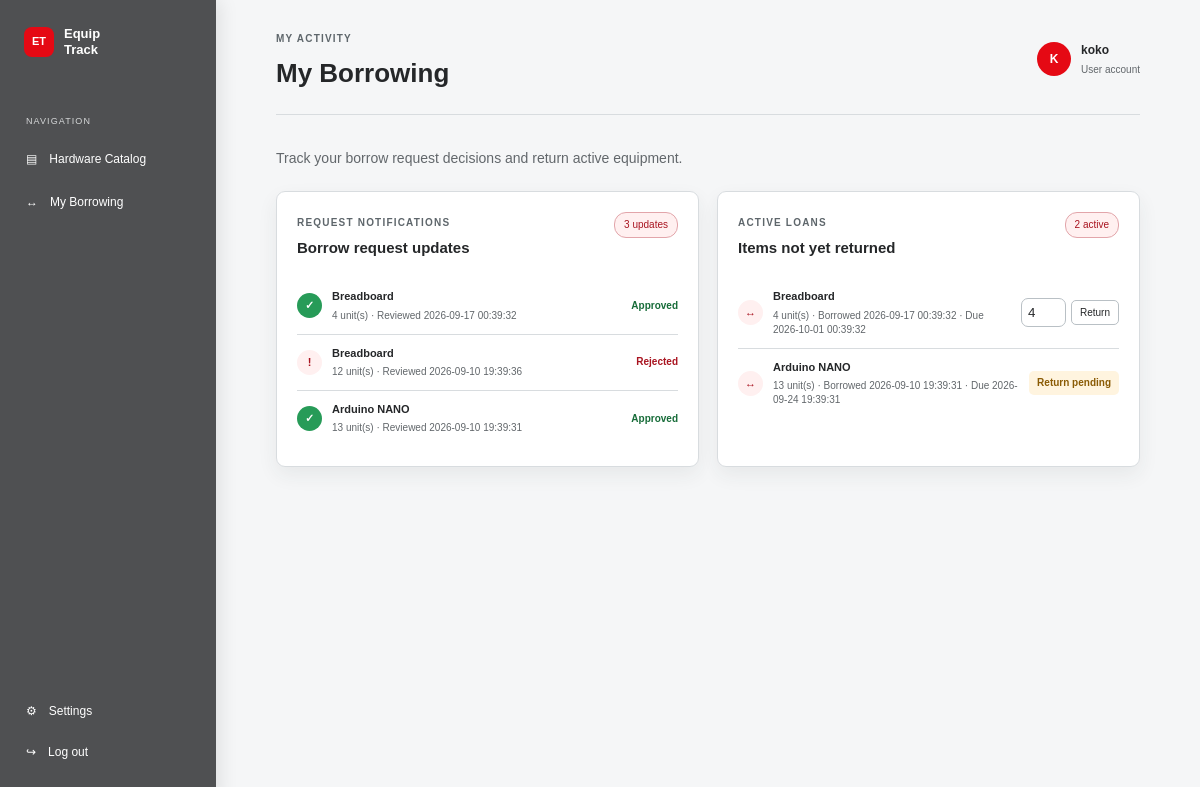
Screenshot of /my-borrowing (signed in) with the database file from the repository.
### tables this page shows
CREATE TABLE borrow_requests (
                request_id INTEGER PRIMARY KEY AUTOINCREMENT,
                item_id INTEGER NOT NULL, username TEXT NOT NULL,
                student_id TEXT NOT NULL, quantity INTEGER NOT NULL,
                status TEXT NOT NULL DEFAULT 'PENDING',
                requested_at TEXT NOT NULL DEFAULT CURRENT_TIMESTAMP,
                reviewed_at TEXT, reviewed_by TEXT
            );

CREATE TABLE hardware (
                item_id INTEGER PRIMARY KEY AUTOINCREMENT,
                item_name TEXT NOT NULL,
                category TEXT NOT NULL,
                quantity INTEGER NOT NULL,
                borrowed_quantity INTEGER NOT NULL DEFAULT 0,
                unit_price REAL NOT NULL,
                status TEXT NOT NULL,
                serial_number TEXT,
                condition TEXT NOT NULL DEFAULT 'Good',
                location TEXT NOT NULL DEFAULT ''
            , minimum_stock INTEGER NOT NULL DEFAULT 5);

CREATE TABLE borrow_records (
                borrow_id INTEGER PRIMARY KEY AUTOINCREMENT,
                item_id INTEGER NOT NULL,
                student_name TEXT NOT NULL,
                student_id TEXT NOT NULL,
                quantity INTEGER NOT NULL,
                borrowed_at TEXT NOT NULL DEFAULT CURRENT_TIMESTAMP,
                returned_at TEXT, due_at TEXT,
                FOREIGN KEY (item_id) REFERENCES hardware(item_id)
            );

### app.py (the view)
@app.get("/my-borrowing")
@login_required
def my_borrowing():
    if session["role"] == "ADMIN":
        return redirect(url_for("dashboard"))
    with db() as connection:
        request_history = connection.execute(
            """
            SELECT r.*, h.item_name
            FROM borrow_requests r
            JOIN hardware h ON h.item_id = r.item_id
            WHERE r.username = ? AND r.status != 'PENDING'
            ORDER BY COALESCE(r.reviewed_at, r.requested_at) DESC
            LIMIT 20
            """,
            (session["username"],),
        ).fetchall()
        active_borrowed = connection.execute(
            """
            SELECT b.*, h.item_name, rr.status AS return_status
            FROM borrow_records b
            JOIN hardware h ON h.item_id = b.item_id
            LEFT JOIN return_requests rr
                ON rr.borrow_id = b.borrow_id AND rr.status = 'PENDING'
            WHERE b.student_name = ? AND b.returned_at IS NULL AND b.quantity > 0
            ORDER BY b.borrowed_at DESC
            """,
            (session["username"],),
        ).fetchall()
    return render_template(
        "my_borrowing.html",
        role=session["role"],
        user_request_history=request_history,
        user_active_borrowed=active_borrowed,
    )

### app.py (called while the page is built)
def db():
    connection = sqlite3.connect(
        app.config["DATABASE"], timeout=10, isolation_level=None
    )
    connection.execute("PRAGMA busy_timeout = 10000")
    connection.row_factory = sqlite3.Row
    return connection

def login_required(view):
    @wraps(view)
    def wrapped(*args, **kwargs):
        if "username" not in session:
            return redirect(url_for("login"))
        return view(*args, **kwargs)
    return wrapped

@app.before_request
def ensure_db():
    if not getattr(app, "_database_ready", False):
        prepare_database()
        app._database_ready = True

### web/templates/my_borrowing.html (shortened to what this page needs)
{% extends "page_shell.html" %}
{% block page_label %}MY ACTIVITY{% endblock %}
{% block page_title %}My Borrowing{% endblock %}
{% block content %}
<div class="page-intro">
    <p>Track your borrow request decisions and return active equipment.</p>
</div>
<div class="user-status-grid">
    <div class="card user-notification-card">
        <div class="card-head">
            <div>
                <small class="section-label">REQUEST NOTIFICATIONS</small>
                <h3>Borrow request updates</h3>
            </div>
            <span class="pill">{{ user_request_history|length }} updates</span>
        </div>
        {% for row in user_request_history %}
        <div class="notification-row">
            <span class="notification-icon {{ 'approved' if row.status == 'APPROVED' else 'rejected' }}">
                {{ '✓' if row.status == 'APPROVED' else '!' }}
            </span>
            <span>
                <b>{{ row.item_name }}</b>
                <small>{{ row.quantity }} unit(s) · Reviewed {{ row.reviewed_at or 'recently' }}</small>
            </span>
            <strong class="{{ 'positive' if row.status == 'APPROVED' else 'danger-text' }}">
                {{ row.status|title }}
            </strong>
        </div>
        {% else %}
        <p class="empty">Approved or rejected requests will appear here.</p>
        {% endfor %}
    </div>
    <div class="card user-loan-card">
        <div class="card-head">
            <div>
                <small class="section-label">ACTIVE LOANS</small>
                <h3>Items not yet returned</h3>
            </div>
            <span class="pill">{{ user_active_borrowed|length }} active</span>
        </div>
        {% for row in user_active_borrowed %}
        <div class="notification-row">
            <span class="notification-icon loan">↔</span>
            <span>
                <b>{{ row.item_name }}</b>
                <small>{{ row.quantity }} unit(s) · Borrowed {{ row.borrowed_at }}{% if row.due_at %} · Due {{ row.due_at }}{% endif %}</small>
            </span>
            {% if row.return_status %}
            <strong class="status warn">Return pending</strong>
            {% else %}
            <form class="return-form" method="post" action="{{ url_for('return_request') }}">
                <input name="quantity" type="number" min="1" max="{{ row.quantity }}" value="{{ row.quantity }}">
                <button type="submit" class="table-btn">Return</button>
            </form>
            {% endif %}
        </div>
        {% else %}
        <p class="empty">You have no items waiting to be returned.</p>
        {% endfor %}
    </div>
</div>
{% endblock %}

### web/styles.css (style rules this page uses)
:root { --forest: #fff8f3; --forest-2: #ffffff; --green: #7bcf90; --lime: #ffe2dc; --ink: #292525; --muted: #8c8581; --line: #eee2dc; --bg: #f8eee8; --white: #ffffff; --orange: #ff706e; --red: #d95d5d; }
*, *::before, *::after { box-sizing: border-box; }
html { scroll-behavior: smooth; }
body { margin: 0; font: 13px/1.4 Arial, sans-serif; color: var(--ink); background: var(--bg); }
h1, h2, h3, p { margin: 0; }
h1, h2, h3, b, strong { font-family: Arial, sans-serif; }
.section-label { color: #92968f; font-size: 10px; font-weight: 700; letter-spacing: 0.12em; }
.positive { color: #4b9c68 !important; }
.danger-text { color: var(--red) !important; }
.page-intro { display: flex; justify-content: space-between; align-items: center; margin-bottom: 22px; color: var(--muted); }
input, select { width: 100%; padding: 11px; border: 1px solid #deded8; border-radius: 7px; background: #ffffff; color: var(--ink); outline: 0; }
.pill { padding: 5px 9px; border-radius: 12px; background: #fff0ea; color: #e74f24; font-size: 10px; }
.status { display: inline-block; padding: 5px 8px; border-radius: 5px; font-size: 9px; font-weight: bold; }
.status.warn { background: #fff3dc; color: #c1801c; }
.dashboard-page { display: flex; min-height: 100vh; }
.card { padding: 20px; border: 1px solid var(--line); border-radius: 9px; background: #ffffff; transition: transform 0.25s, box-shadow 0.25s; }
.card-head { display: flex; justify-content: space-between; align-items: flex-start; margin-bottom: 20px; }
.card h3 { margin-top: 6px; font-size: 15px; }
.user-status-grid { display: grid; grid-template-columns: 1fr 1fr; gap: 18px; margin-bottom: 18px; }
.table-btn { padding: 6px 8px; border: 1px solid #dbe8de; border-radius: 5px; background: #ffffff; color: #168d49; font-size: 10px; cursor: pointer; }
.return-form, .actions { display: flex; gap: 5px; }
.return-form input { width: 45px; padding: 6px; }
.notification-row { display: flex; gap: 10px; align-items: center; padding: 11px 0; border-bottom: 1px solid var(--line); font-size: 11px; }
.notification-row:last-child { border-bottom: 0; }
.notification-row > span:nth-child(2) { flex: 1; }
.notification-row small { display: block; margin-top: 4px; color: var(--muted); font-size: 10px; }
.notification-row strong { font-size: 10px; }
.notification-icon { display: grid; place-items: center; width: 25px; height: 25px; border-radius: 50%; background: #fff3dc; color: #c1801c; font-weight: bold; }
.notification-icon.approved { background: #e8faed; color: #168d49; }
.notification-icon.rejected { background: #fff0f0; color: var(--red); }
.notification-icon.loan { background: #fff0ea; color: #d9575c; }
.user-loan-card .return-form { align-items: center; }
.user-loan-card .return-form input { width: 45px; }
.user-loan-card .return-form button { padding: 6px 8px; }
:root { --forest: #4f5052; --forest-2: #ffffff; --green: #279b58; --lime: #eaf8ee; --ink: #252729; --muted: #62676b; --line: #d8dcdf; --bg: #f5f6f7; --white: #ffffff; --orange: #e50914; --red: #bd1f2d; }
body { background: #f5f6f7; color: var(--ink); font-size: 14px; }
body::before { content: none; }
input, select { background: #ffffff; color: var(--ink); border-color: #b9c0c5; }
input::placeholder { color: #737a7f; }
.dashboard-page { background: var(--bg); }
.section-label, .hint, .form-note, .metric small, .metric span, .mini-row small, .table-card small { color: #5e666b; }
.card, .metric, .auth-card, .report-modal-card { background: #ffffff; border-color: var(--line); color: var(--ink); box-shadow: 0 8px 20px #26323812; backdrop-filter: none; }
.pill, .live { background: #fff0f0; color: #a91420; border: 1px solid #e2a5aa; }
.status.ok, .status.warn, .table-btn.approve { background: #eaf8ee; color: #176c39; border-color: #a7d8b7; }
.status.warn { background: #fff4df; border-color: #e5c27d; color: #8a5b05; }
.table-btn { background: #ffffff; color: var(--ink); border-color: #b9c0c5; }
td, th, .mini-row, .notification-row { border-color: var(--line); }
.positive { color: #176c39 !important; }
.danger-stat strong, .danger-text { color: #a91420 !important; }
.notification-icon.approved { background: #279b58; color: #ffffff; }
.notification-icon.rejected, .notification-icon.loan { background: #fff0f0; color: #a91420; }

### rows the page displays
borrow_requests: status "✓", item_name "Breadboard", quantity "4", reviewed_at "2026-09-17 00:39:32", status "Approved"
borrow_requests: status "!", item_name "Breadboard", quantity "12", reviewed_at "2026-09-10 19:39:36", status "Rejected"
borrow_requests: status "✓", item_name "Arduino NANO", quantity "13", reviewed_at "2026-09-10 19:39:31", status "Approved"
borrow_records: item_name "Breadboard", quantity "4", borrowed_at "2026-09-17 00:39:32", due_at "2026-10-01 00:39:32"
borrow_records: item_name "Arduino NANO", quantity "13", borrowed_at "2026-09-10 19:39:31", due_at "2026-09-24 19:39:31", shows "Return pending"

### other values shown
{{ session.username[0]|upper }} "K"
{{ session.username }} "koko"
{{ role|title }} "User"
{{ user_request_history|length }} "3"
{{ user_active_borrowed|length }} "2"
